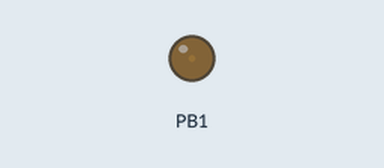
The program below on a simulated ATmega328P, built with avr-gcc and emulated at 16 MHz. On the bench: output pins drawn as LEDs (lit = HIGH).

Above: at 0.05 s.
At 1.15 s:
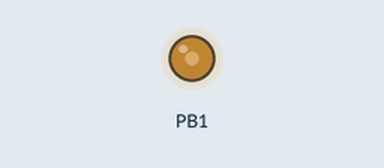
At 2.3 s:
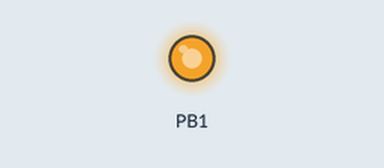
At 4.55 s:
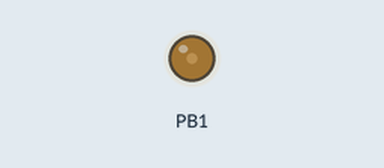
Timing chart, 0 to 6.6 s (numbered marks = the images above):
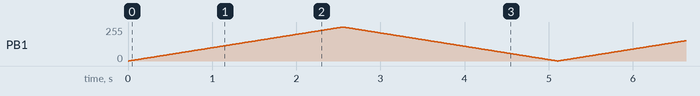

The program:

main.c
```c
/**
 * A PWM example for the ATmega328P using the 8-Bit Fast PWM mode.
 */
#define F_CPU 16000000UL
#include <avr/io.h>
#include <avr/interrupt.h>
#include <stdbool.h>
#include <util/delay.h>

int main (void) {

	/**
	 * We will be using OCR1A as our PWM output which is the
	 * same pin as PB1.
	 */
	DDRB |= _BV(PB1);

	/**
	 * There are quite a number of PWM modes available but for the
	 * sake of simplicity we'll just use the 8-bit Fast PWM mode.
	 * This is done by setting the WGM10 and WGM12 bits.  We
	 * Setting COM1A1 tells the microcontroller to set the
	 * output of the OCR1A pin low when the timer's counter reaches
	 * a compare value (which will be explained below).  CS10 being
	 * set simply turns the timer on without a prescaler (so at full
	 * speed).  The timer is used to determine when the PWM pin should be
	 * on and when it should be off.
	 */
	TCCR1A |= _BV(COM1A1) | _BV(WGM10);
	TCCR1B |= _BV(CS10) | _BV(WGM12);

	/**
	 *  This loop is used to change the value in the OCR1A register.
	 *  What that means is we're telling the timer waveform generator
	 *  the point when it should change the state of the PWM pin.
	 *  The way we configured it (with _BV(COM1A1) above) tells the
	 *  generator to have the pin be on when the timer is at zero and then
	 *  to turn it off once it reaches the value in the OCR1A register.
	 *
	 *  Given that we are using an 8-bit mode the timer will reset to zero
	 *  after it reaches 0xff, so we have 255 ticks of the timer until it
	 *  resets.  The value stored in OCR1A is the point within those 255
	 *  ticks of the timer when the output pin should be turned off
	 *  (remember, it starts on).
	 *
	 *  Effectively this means that the ratio of pwm / 255 is the percentage
	 *  of time that the pin will be high.  Given this it isn't too hard
	 *  to see what when the pwm value is at 0x00 the LED will be off
	 *  and when it is 0xff the LED will be at its brightest.
	 */
	uint8_t pwm = 0x00;
	bool up = true;
	for(;;) {

		OCR1A = pwm;

		pwm += up ? 1 : -1;
		if (pwm == 0xff)
			up = false;
		else if (pwm == 0x00)
			up = true;

		_delay_ms(10);
	}

}
```

epprom.c
```c
/*
 * epprom.c
 *
 * Created: 22.12.2017 6:15:28
 *  Author: asian
 */
#include "epprom.h"

void EEPROM_write(unsigned int uiAddress, unsigned char ucData)
{
	/* Wait for completion of previous write */
	while(EECR & (1<<EEPE))
	;
	/* Set up address and Data Registers */
	EEAR = uiAddress;
	EEDR = ucData;
	/* Write logical one to EEMPE */
	EECR |= (1<<EEMPE);
	/* Start eeprom write by setting EEPE */
	EECR |= (1<<EEPE);
}

unsigned char EEPROM_read(unsigned int uiAddress)
{
	/* Wait for completion of previous write */
	while(EECR & (1<<EEPE))
	;
	/* Set up address register */
	EEAR = uiAddress;
	/* Start eeprom read by writing EERE */
	EECR |= (1<<EERE);
	/* Return data from Data Register */
	return EEDR;
}
```

epprom.h
```c
/*
 * epprom.h
 *
 * Created: 22.12.2017 6:15:35
 *  Author: asian
 */


#ifndef EPPROM_H_
#define EPPROM_H_

#include "main.h"
void EEPROM_write(unsigned int uiAddress, unsigned char ucData);
unsigned char EEPROM_read(unsigned int uiAddress);


#endif /* EPPROM_H_ */
```

main.h
```c
/*
 * main.h
 *
 * Created: 22.12.2017 6:13:53
 *  Author: asian
 */


#ifndef MAIN_H_
#define MAIN_H_

#define F_CPU 16000000UL
#include <avr/io.h>
#include <avr/interrupt.h>
#include <util/delay.h>
#include <stdio.h>
#include <stdlib.h>

/*
+ test PWN
+
+
*/
#include "pwm.h"

#endif /* MAIN_H_ */
```

pwm.c
```c
/*
 * pwm.c
 *
 * Created: 22.12.2017 8:12:02
 *  Author: asian
 */

#include "pwm.h"

/*
Register => TTCR2A
=====================================================================================================
7		6		5		4		3		2		1		0
COM2A1	COM2A0	COM2B1	COM2B0					WGM21	WGM20
=====================================================================================================
Mode	WGM22	WGM21	WGM20	Timer/Counter		TOP			Update of		TOV Flag Set
								Mode of	Operation	OCR0x at	on(1)
=====================================================================================================
2		0		1		0		CTC					OCRA		Immediate		MAX
=====================================================================================================

~~~~~~~~~~~~~~~~~~~~~~~~~Compare Output Mode, Phase Correct PWM Mode(~~~~~~~~~~~~~~~~
COM2B1	COM2B0	Description
=====================================================================================================
1		0		Clear OC2B on Compare Match when up-counting. Set OC2B on Compare Match
				when down-counting.
=====================================================================================================

*/

void init_PWM_timer(void){
	ASSR = 0x00;
	TCCR2A = 0b10100010;
	//clkI/O/1024 (From prescaler)
	TCCR2B = 0b00000110;
	// TC2 Counter Value Register
	TCNT2 = 0x00;
	//TC2 Output Compare Register A
	//generate a waveform output on the OC2A pin
	OCR2A = 0;
	//TC2 Output Compare Register B
	//generate a waveform output on the OC2B pin
	OCR2B = 0;
	// TC2 Interrupt Mask Register
	TIMSK2 |= 0x00;


}
```

pwm.h
```c
/*
 * pwm.h
 *
 * Created: 22.12.2017 8:12:11
 *  Author: asian
 */


#ifndef PWM_H_
#define PWM_H_
#include "main.h"

// PROTO
void init_PWM_timer(void);


#endif /* PWM_H_ */
```
